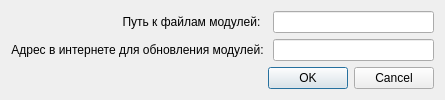
<?xml version="1.0" encoding="UTF-8"?>
<ui version="4.0">
 <class>SettingsDialog</class>
 <widget class="QDialog" name="SettingsDialog">
  <property name="geometry">
   <rect>
    <x>0</x>
    <y>0</y>
    <width>445</width>
    <height>95</height>
   </rect>
  </property>
  <property name="windowTitle">
   <string>Dialog</string>
  </property>
  <layout class="QVBoxLayout" name="verticalLayout">
   <item>
    <layout class="QGridLayout" name="gridLayout">
     <item row="0" column="0">
      <widget class="QLabel" name="label">
       <property name="font">
        <font>
         <weight>50</weight>
         <bold>false</bold>
        </font>
       </property>
       <property name="text">
        <string>Путь к файлам модулей:  </string>
       </property>
       <property name="alignment">
        <set>Qt::AlignRight|Qt::AlignTrailing|Qt::AlignVCenter</set>
       </property>
      </widget>
     </item>
     <item row="0" column="1">
      <widget class="QLineEdit" name="lineEdit"/>
     </item>
     <item row="1" column="0">
      <widget class="QLabel" name="label_2">
       <property name="font">
        <font>
         <weight>50</weight>
         <bold>false</bold>
        </font>
       </property>
       <property name="text">
        <string>Адрес в интернете для обновления модулей: </string>
       </property>
       <property name="alignment">
        <set>Qt::AlignRight|Qt::AlignTrailing|Qt::AlignVCenter</set>
       </property>
      </widget>
     </item>
     <item row="1" column="1">
      <widget class="QLineEdit" name="lineEdit_2"/>
     </item>
    </layout>
   </item>
   <item>
    <widget class="QDialogButtonBox" name="buttonBox">
     <property name="orientation">
      <enum>Qt::Horizontal</enum>
     </property>
     <property name="standardButtons">
      <set>QDialogButtonBox::Cancel|QDialogButtonBox::Ok</set>
     </property>
    </widget>
   </item>
  </layout>
 </widget>
 <resources/>
 <connections>
  <connection>
   <sender>buttonBox</sender>
   <signal>accepted()</signal>
   <receiver>SettingsDialog</receiver>
   <slot>accept()</slot>
   <hints>
    <hint type="sourcelabel">
     <x>248</x>
     <y>254</y>
    </hint>
    <hint type="destinationlabel">
     <x>157</x>
     <y>274</y>
    </hint>
   </hints>
  </connection>
  <connection>
   <sender>buttonBox</sender>
   <signal>rejected()</signal>
   <receiver>SettingsDialog</receiver>
   <slot>reject()</slot>
   <hints>
    <hint type="sourcelabel">
     <x>316</x>
     <y>260</y>
    </hint>
    <hint type="destinationlabel">
     <x>286</x>
     <y>274</y>
    </hint>
   </hints>
  </connection>
 </connections>
</ui>
